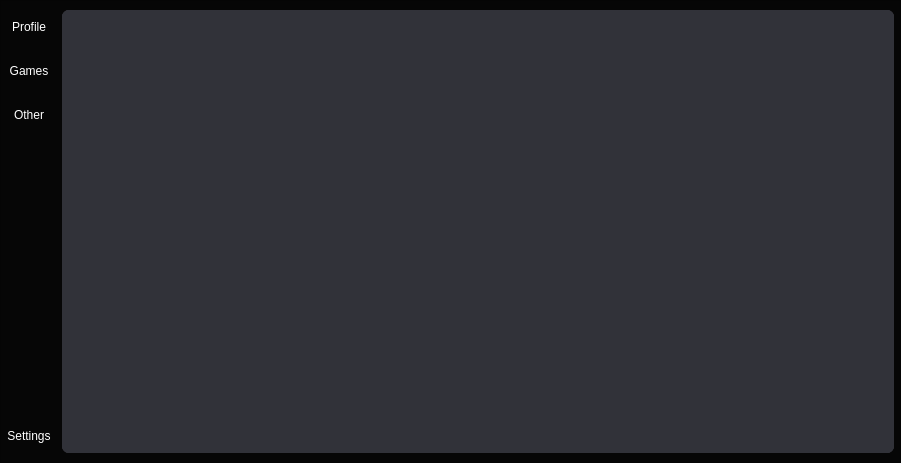
<?xml version="1.0" encoding="UTF-8"?>
<ui version="4.0">
 <class>MainWindow</class>
 <widget class="QMainWindow" name="MainWindow">
  <property name="geometry">
   <rect>
    <x>0</x>
    <y>0</y>
    <width>901</width>
    <height>463</height>
   </rect>
  </property>
  <property name="windowTitle">
   <string>MainWindow</string>
  </property>
  <property name="styleSheet">
   <string notr="true">background-color: rgb(6, 6, 6);</string>
  </property>
  <widget class="QWidget" name="centralwidget">
   <layout class="QHBoxLayout" name="horizontalLayout">
    <property name="spacing">
     <number>0</number>
    </property>
    <property name="leftMargin">
     <number>0</number>
    </property>
    <property name="topMargin">
     <number>0</number>
    </property>
    <property name="rightMargin">
     <number>0</number>
    </property>
    <property name="bottomMargin">
     <number>0</number>
    </property>
    <item>
     <widget class="QFrame" name="main_app">
      <property name="frameShape">
       <enum>QFrame::StyledPanel</enum>
      </property>
      <property name="frameShadow">
       <enum>QFrame::Raised</enum>
      </property>
      <layout class="QHBoxLayout" name="horizontalLayout_2" stretch="0,1">
       <property name="spacing">
        <number>10</number>
       </property>
       <property name="leftMargin">
        <number>6</number>
       </property>
       <property name="rightMargin">
        <number>6</number>
       </property>
       <item alignment="Qt::AlignLeft">
        <widget class="QFrame" name="side_panel_frame">
         <property name="styleSheet">
          <string notr="true">border: None;</string>
         </property>
         <property name="frameShape">
          <enum>QFrame::StyledPanel</enum>
         </property>
         <property name="frameShadow">
          <enum>QFrame::Raised</enum>
         </property>
         <layout class="QVBoxLayout" name="verticalLayout">
          <property name="spacing">
           <number>30</number>
          </property>
          <property name="leftMargin">
           <number>0</number>
          </property>
          <property name="topMargin">
           <number>10</number>
          </property>
          <property name="rightMargin">
           <number>1</number>
          </property>
          <property name="bottomMargin">
           <number>10</number>
          </property>
          <item>
           <widget class="QPushButton" name="profile_btn">
            <property name="styleSheet">
             <string notr="true">color: rgb(255, 255, 255);</string>
            </property>
            <property name="text">
             <string>Profile</string>
            </property>
           </widget>
          </item>
          <item>
           <widget class="QPushButton" name="games_btn">
            <property name="styleSheet">
             <string notr="true">color: rgb(255, 255, 255);</string>
            </property>
            <property name="text">
             <string>Games</string>
            </property>
           </widget>
          </item>
          <item>
           <widget class="QPushButton" name="other_btn">
            <property name="styleSheet">
             <string notr="true">color: rgb(255, 255, 255);</string>
            </property>
            <property name="text">
             <string>Other</string>
            </property>
           </widget>
          </item>
          <item>
           <spacer name="verticalSpacer">
            <property name="orientation">
             <enum>Qt::Vertical</enum>
            </property>
            <property name="sizeHint" stdset="0">
             <size>
              <width>20</width>
              <height>40</height>
             </size>
            </property>
           </spacer>
          </item>
          <item>
           <widget class="QPushButton" name="settings_btn">
            <property name="styleSheet">
             <string notr="true">color: rgb(255, 255, 255);</string>
            </property>
            <property name="text">
             <string>Settings</string>
            </property>
           </widget>
          </item>
         </layout>
        </widget>
       </item>
       <item>
        <widget class="QFrame" name="main_body_frame">
         <property name="styleSheet">
          <string notr="true">background-color: rgb(49, 50, 57);
border-radius: 7px;</string>
         </property>
         <property name="frameShape">
          <enum>QFrame::StyledPanel</enum>
         </property>
         <property name="frameShadow">
          <enum>QFrame::Raised</enum>
         </property>
         <layout class="QHBoxLayout" name="horizontalLayout_3">
          <property name="leftMargin">
           <number>0</number>
          </property>
          <property name="topMargin">
           <number>0</number>
          </property>
          <property name="rightMargin">
           <number>0</number>
          </property>
          <property name="bottomMargin">
           <number>0</number>
          </property>
          <item>
           <widget class="QStackedWidget" name="app_pages">
            <property name="enabled">
             <bool>true</bool>
            </property>
            <property name="cursor">
             <cursorShape>ArrowCursor</cursorShape>
            </property>
            <property name="contextMenuPolicy">
             <enum>Qt::DefaultContextMenu</enum>
            </property>
            <property name="toolTip">
             <string/>
            </property>
            <property name="statusTip">
             <string/>
            </property>
            <property name="whatsThis">
             <string/>
            </property>
            <property name="styleSheet">
             <string notr="true"/>
            </property>
            <property name="frameShape">
             <enum>QFrame::NoFrame</enum>
            </property>
            <property name="currentIndex">
             <number>1</number>
            </property>
            <widget class="QWidget" name="profile_page">
             <property name="styleSheet">
              <string notr="true">background-color: rgb(255, 255, 127);</string>
             </property>
            </widget>
            <widget class="QWidget" name="games_page">
             <property name="styleSheet">
              <string notr="true"/>
             </property>
             <layout class="QHBoxLayout" name="horizontalLayout_4"/>
            </widget>
           </widget>
          </item>
         </layout>
        </widget>
       </item>
      </layout>
     </widget>
    </item>
   </layout>
  </widget>
 </widget>
 <resources/>
 <connections/>
</ui>
